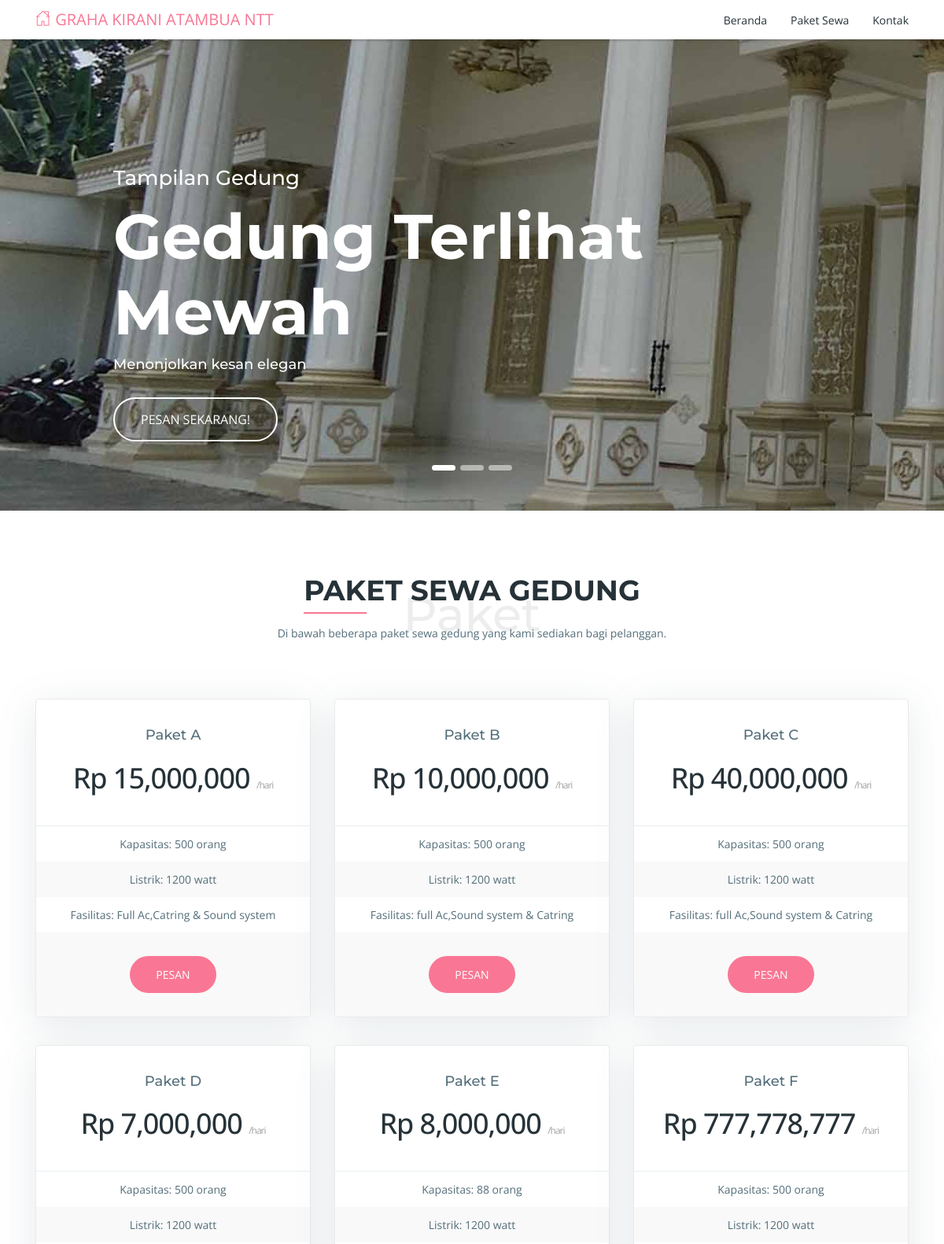
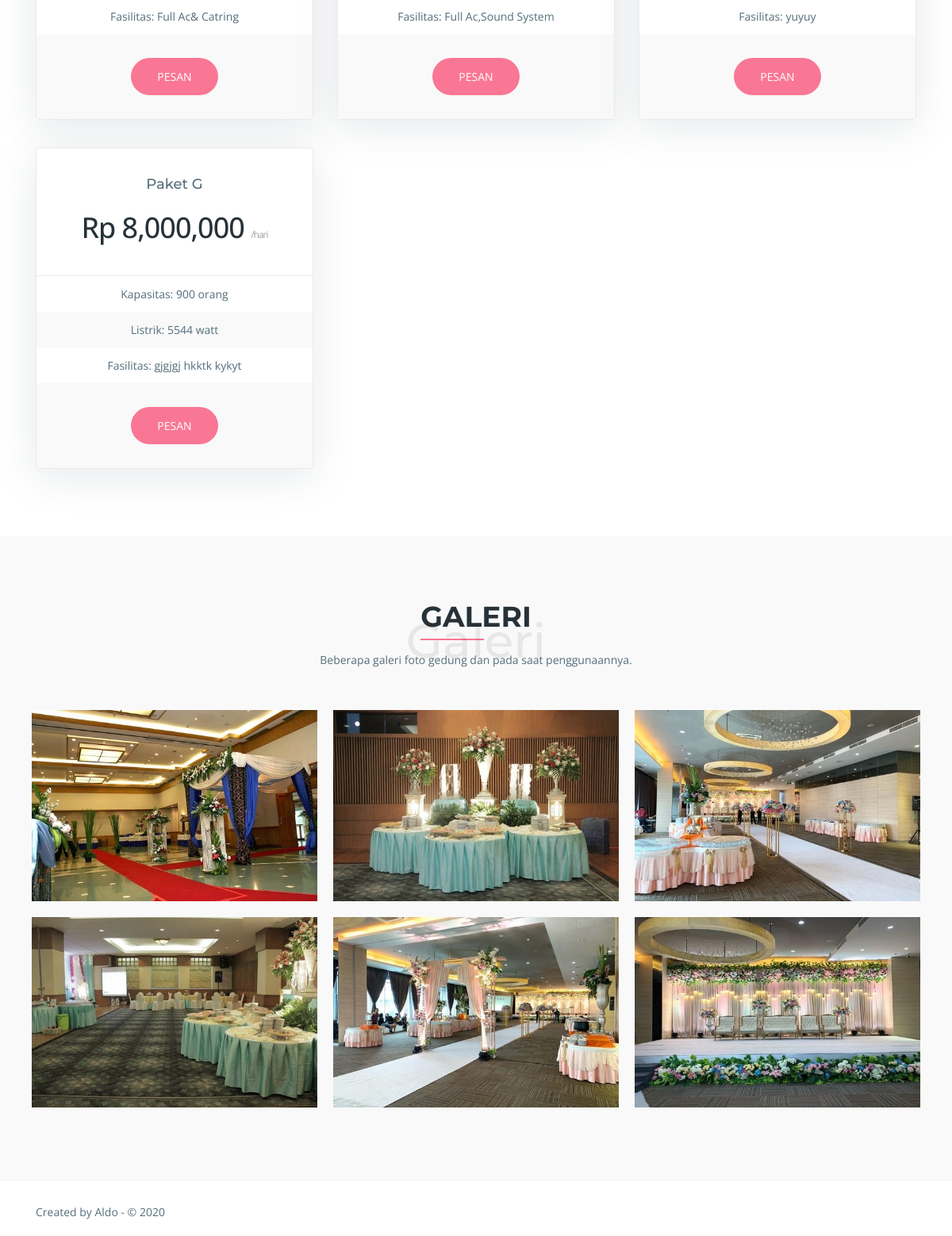
Screenshot of /m_paket.php with the database file from the repository (2 pictures, top to bottom).
### tables this page shows
CREATE TABLE `m_paket` (
  `id` int(11) NOT NULL,
  `kode` varchar(5) NOT NULL,
  `nama` varchar(25) NOT NULL,
  `kapasitas` varchar(10) NOT NULL,
  `listrik` varchar(10) NOT NULL,
  `fasilitas` text NOT NULL,
  `harga` varchar(20) NOT NULL
);

### m_paket.php (the view, shortened to what this page needs)
<?php
  include "admin/koneksi.php";
?>
<!DOCTYPE html>
<html lang="en">
  <head>
    <?php include"head.php"; ?>
  </head>
  <body>
    <header id="slider-area">
        <?php include"menu.php";
        include"carousel.php"; ?>
    </header>
    <div id="pricing" class="section pricing-section">
      <div class="container">
        <div class="section-header">
          <h2 class="section-title">Paket Sewa Gedung</h2>
          <span>Paket</span>
          <p class="section-subtitle">Di bawah beberapa paket sewa gedung yang kami sediakan bagi pelanggan.</p>
        </div>
        <div class="row pricing-tables">
          <?php
            $queryPaket = mysqli_query($konek,"select * from m_paket order by id asc");
            while($paket = mysqli_fetch_array($queryPaket)){
              $rego = number_format($paket["harga"]);
              echo"
              <div class='col-sm-4'>
                <div class='pricing-table'>
                  <div class='pricing-details'>
                    <h2>".$paket["nama"]."</h2>
                    <div class='price'>Rp $rego <span>/hari</span></div>
                    <ul>
                      <li>Kapasitas: ".$paket["kapasitas"]." orang</li>
                      <li>Listrik: ".$paket["listrik"]." watt</li>
                      <li>Fasilitas: ".$paket["fasilitas"]."</li>
                    </ul>
                  </div>
                  <div class='plan-button'>
                    <a href='m_keranjang.php' class='btn btn-common btn-effect'>Pesan</a>
                  </div>
                </div>
              </div>
              ";
            }
          ?>
        </div>
      </div>
    </div>
    <section id="portfolios" class="section">
      <div class="container">
        <div class="section-header">
          <h2 class="section-title">Galeri</h2>
          <span>Galeri</span>
          <p class="section-subtitle">Beberapa galeri foto gedung dan pada saat penggunaannya.</p>
        </div>
        <div id="portfolio" class="row">
          <div class="col-lg-4 col-md-6 col-xs-12 mix development print">
            <div class="portfolio-item">
              <div class="shot-item">
                <img src="img/portfolio/img-1.JPG" alt="" />
              </div>
            </div>
          </div>
          <div class="col-lg-4 col-md-6 col-xs-12 mix design print">
            <div class="portfolio-item">
              <div class="shot-item">
                <img src="img/portfolio/img-2.JPG" alt="" />
              </div>
            </div>
          </div>
          <div class="col-lg-4 col-md-6 col-xs-12 mix development">
            <div class="portfolio-item">
              <div class="shot-item">
                <img src="img/portfolio/img-3.JPG" alt="" />
              </div>
            </div>
          </div>
          <div class="col-lg-4 col-md-6 col-xs-12 mix development design">
            <div class="portfolio-item">
              <div class="shot-item">
                <img src="img/portfolio/img-4.JPG" alt="" />
              </div>
            </div>
          </div>
          <div class="col-lg-4 col-md-6 col-xs-12 mix development">
            <div class="portfolio-item">
              <div class="shot-item">
                <img src="img/portfolio/img-5.JPG" alt="" />
              </div>
            </div>
          </div>
          <div class="col-lg-4 col-md-6 col-xs-12 mix print design">
            <div class="portfolio-item">
              <div class="shot-item">
                <img src="img/portfolio/img-6.JPG" alt="" />
              </div>
            </div>
          </div>
        </div>
      </div>
    </section>
    <?php include"peta.php"; ?>
    <?php include"footer.php"; ?>
  </body>
</html>

### head.php (shortened to what this page needs)
<link rel="stylesheet" href="css/bootstrap.min.css">
<link rel="stylesheet" href="css/line-icons.css">
<link rel="stylesheet" href="css/owl.carousel.css">
<link rel="stylesheet" href="css/owl.theme.css">
<link rel="stylesheet" href="css/nivo-lightbox.css">
<link rel="stylesheet" href="css/magnific-popup.css">
<link rel="stylesheet" href="css/animate.css">
<link rel="stylesheet" href="css/color-switcher.css">
<link rel="stylesheet" href="css/menu_sideslide.css">
<link rel="stylesheet" href="css/main.css">
<link rel="stylesheet" href="css/responsive.css">

### menu.php (shortened to what this page needs)
<nav class="navbar navbar-expand-md fixed-top scrolling-navbar bg-white">
    <div class="container">
        <a class="navbar-brand" href="index.html"><span class="lni-home"></span> GRAHA KIRANI ATAMBUA NTT</a>
        <div class="collapse navbar-collapse" id="navbarCollapse">
            <ul class="navbar-nav mr-auto w-100 justify-content-end">
                <?php
                if(isset($_SESSION["imel"])){
                    $ses_id = $_SESSION["id"];
                    echo"<li class='nav-item'><a class='nav-link page-scroll' href='./?".paramEncrypt("id=$ses_id")."'>Beranda</a></li>";
                    echo"<li class='nav-item'><a class='nav-link page-scroll' href='formpesan.html'>Konfirmasi</a></li>";
                }else{
                    echo'<li class="nav-item"><a class="nav-link page-scroll" href="./">Beranda</a></li>';
                }
                ?>
                <li class="nav-item"><a class="nav-link page-scroll" href="paketsewa.html">Paket Sewa</a></li>
                <li class="nav-item"><a class="nav-link page-scroll" href="kontak.html">Kontak</a></li>
            </ul>
        </div>
    </div>
</nav>

### carousel.php (shortened to what this page needs)
<div id="carousel-area">
  <div id="carousel-slider" class="carousel slide carousel-fade" data-ride="carousel">
    <ol class="carousel-indicators">
      <li data-target="#carousel-slider" data-slide-to="0" class="active"></li>
      <li data-target="#carousel-slider" data-slide-to="1"></li>
      <li data-target="#carousel-slider" data-slide-to="2"></li>
    </ol>
    <div class="carousel-inner" role="listbox">
      <div class="carousel-item active">
        <img src="img/slider/sl1.JPG" alt="">
        <div class="carousel-caption text-left">
          <h3 class="wow fadeInRight" data-wow-delay="0.2s">Tampilan Gedung</h1>
          <h2 class="wow fadeInRight" data-wow-delay="0.4s">Gedung Terlihat Mewah</h2>
          <h4 class="wow fadeInRight" data-wow-delay="0.6s">Menonjolkan kesan elegan</h4>
          <a href="#" class="btn btn-lg btn-border wow fadeInRight" data-wow-delay="1.2s">Pesan Sekarang!</a>
        </div>
      </div>
    </div>
    <a class="carousel-control-prev" href="#carousel-slider" role="button" data-slide="prev">
    </a>
    <a class="carousel-control-next" href="#carousel-slider" role="button" data-slide="next">
    </a>
  </div>
</div>

### peta.php (shortened to what this page needs)
<section id="google-map-area">
  <div class="container-fluid">
    <div class="row">
      <div class="col-12 padding-0">
      </div>
    </div>
  </div>
</section>

### footer.php (shortened to what this page needs)
<footer>
  <div id="copyright">
    <div class="container">
      <div class="row">
        <div class="col-md-12">
          <div class="site-info float-left">
            <p>Created by Aldo - &copy; 2020</p>
          </div>
        </div>
      </div>
    </div>
  </div>
</footer>

### rows the page displays
m_paket: nama "Paket A", harga "15,000,000", kapasitas "500", listrik "1200", fasilitas "Full Ac,Catring & Sound system"
m_paket: nama "Paket B", harga "10,000,000", kapasitas "500", listrik "1200", fasilitas "full Ac,Sound system & Catring"
m_paket: nama "Paket C", harga "40,000,000", kapasitas "500", listrik "1200", fasilitas "full Ac,Sound system & Catring"
m_paket: nama "Paket D", harga "7,000,000", kapasitas "500", listrik "1200", fasilitas "Full Ac& Catring"
m_paket: nama "Paket E", harga "8,000,000", kapasitas "88", listrik "1200", fasilitas "Full Ac,Sound System"
m_paket: nama "Paket F", harga "777,778,777", kapasitas "500", listrik "1200", fasilitas "yuyuy"
m_paket: nama "Paket G", harga "8,000,000", kapasitas "900", listrik "5544", fasilitas "gjgjgj hkktk kykyt"
